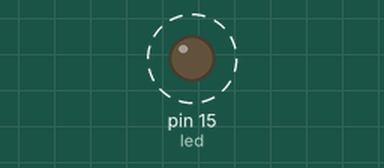
Simulated run of this sketch. Board: Arduino Uno, built with avr-gcc and run on an emulated ATmega328P. Shown: output pins drawn as LEDs (lit = HIGH). Dashed ring = blinking.

Above: at 0.05 s.
Timing chart, 0 to 3.0 s (numbered marks = the images above):
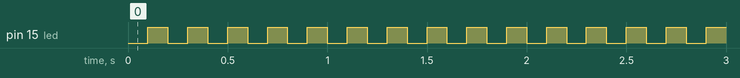

Measured:
- by itself, pin 15 (led): alternates HIGH for 0.10 s and LOW for 0.10 s

The sketch:

sketch_jun23a-test-portwithtimer.ino
```cpp
// blink LED on port Port C (A0, A1, etc)
#include <avr/io.h>

// initialize timer, interrupt and variable
void timer1_init()
{
    // set up timer with prescaler = 64 and CTC mode
    TCCR1B |= (1 << WGM12)|(1 << CS11)|(1 << CS10);

    // initialize counter
    TCNT1 = 0;

    // initialize compare value
    OCR1A = 24999;
}

int main(void)
{
    // connect led to pin PC0
    DDRC |= (1 << 1);

    // initialize timer
    timer1_init();

    // loop forever
    while(1)
    {
        // check whether the flag bit is set
        // if set, it means that there has been a compare match
        // and the timer has been cleared
        // use this opportunity to toggle the led

        if (TIFR1 & (1 << OCF1A)) // NOTE: '>=' used instead of '=='
        {
            PORTC ^= (1 << 1); // toggles the led
        }

        // wait! we are not done yet!
        // clear the flag bit manually since there is no ISR to execute
        // clear it by writing '1' to it (as per the datasheet)
        TIFR1 |= (1 << OCF1A);

        // yeah, now we are done!
    }
}
```
